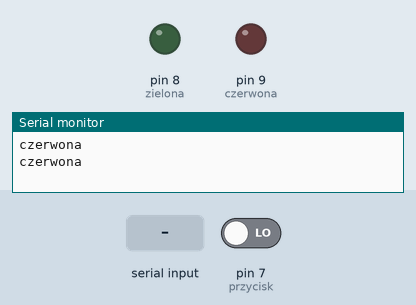
Bench run of a sketch on a simulated Arduino Uno, built with avr-gcc and run on an emulated ATmega328P. Shown: output pins drawn as LEDs (lit = HIGH), the last lines printed to the serial monitor. The test bench sets the inputs (shaded band); at power-on: pin 7 (przycisk) LOW.

Above: at 2.0 s.
2.1 s: "zielona\n" received over Serial
At 3.3 s:
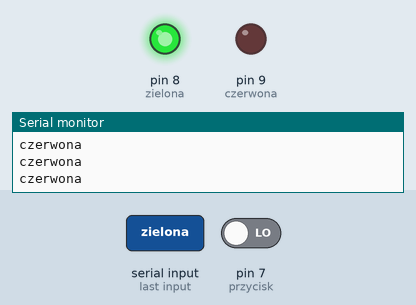
4.5 s: "czerwona\n" received over Serial
At 6.1 s:
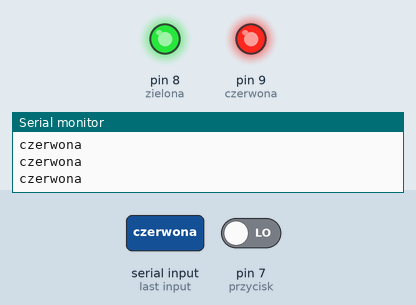
6.5 s: "zielona\n" received over Serial
At 7.7 s:
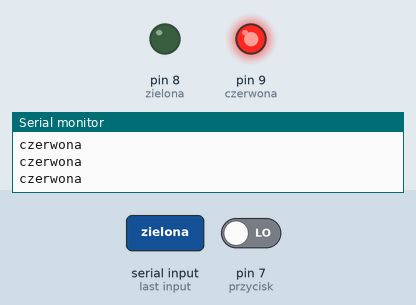
Timing chart, 0 to 9.5 s (numbered marks = the images above; inputs shaded):
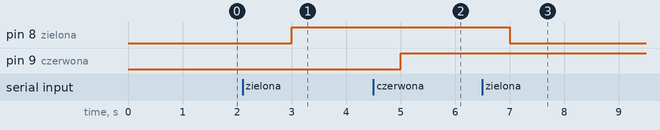

Measured:
- after the input at 2.1 s, pin 8 (zielona): LOW → HIGH after 0.90 s
- after the input at 4.5 s, pin 9 (czerwona): LOW → HIGH after 0.50 s
- after the input at 6.5 s, pin 8 (zielona): HIGH → LOW after 0.50 s

The sketch:

sketch_jun03b.ino
```cpp
#define przycisk 7
#define zielona 8
#define czerwona 9

String odebrane = "";
bool stanzielona = 0;
bool stanczerwona = 0;
int stanp = 0;
void setup()
{
  Serial.begin(9600);         //Uruchomienie komunikacji
  pinMode(zielona,OUTPUT);    //Konfiguracja wyjsc diod
  pinMode(czerwona,OUTPUT);
  pinMode(przycisk, INPUT);

  digitalWrite(zielona, LOW); //Ustawienie poczatkowego stanu diod
  digitalWrite(czerwona, LOW);
}

void loop()
{
  stanp = digitalRead(przycisk);
  if (stanp == HIGH)
  {
    Serial.println("zielona");
  }else
  {
    Serial.println("czerwona");
  }
  delay(1000);
  if(Serial.available() > 0) //Sprawdzanie czy Arduino odebralo dane
  {
     odebrane = Serial.readStringUntil('\n');  //Oczytuje dane do znaku konca linii i  zapisuje w zmiennej
     if (odebrane == "zielona")
     {
      if(stanzielona == 0)
      {
      digitalWrite(zielona,HIGH);
      stanzielona=1;
      }else
      {
      digitalWrite(zielona,LOW);
      stanzielona=0;
      }
     }else
     if (odebrane == "czerwona")
     {
      if (stanczerwona == 0)
      {
      digitalWrite(czerwona,HIGH);
      stanczerwona=1;
      }
      else
      {
      digitalWrite(czerwona,LOW);
      stanczerwona=0;
      }
     }else    //w przypadku odebrania innego komunikatu wyswietlamy komunikat bledu
     {
      Serial.println("Nie mam takiego koloru :( tylko czerwona i zielona");
     }
  }
}
```
